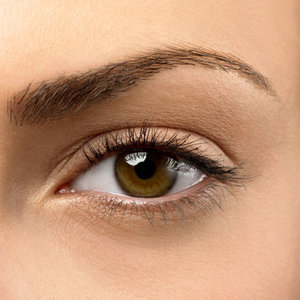
//> input picture project/report/Developmental_Code/images/eye.bmp, 300 x 300 px; the run also reads 1 picture not shown here
$ ./looping   (built with g++ and OpenCV 4)
//> lines starting //> are read from the running program, lines starting //| are printed output that depends on the picture; after the words box and inside, x2 and y2 are one past the last pixel; in counts of white or black regions, pixels touching at a corner belong together
/* * * * * * * * * * * * * * * * * * * * * * * * * * * * * * * * * * * * * * *
 * looping.cpp
 *
 * Bobby Flitsch
 * Aaron Graham-Horowitz
 * TJ Barber
 * Hikari Senju
 *
 * CS51 Final Project
 *
 * This program was used to figure out how to loop through the pixels of an
 * IplImage successfully (please refer to "Also note please:" as to why
 * IplImages are being used for pixel iteration over cv::Mats). Like
 * "ffill.cpp," it was just used for testing iteration, to apply in the final
 * "eyedetect.cpp" file, so the image path (to eye.bmp) has been hard coded
 * in the file. The functionality of the program is as follows:
 *
 * 1) Upon running the program, it should load "eye.bmp" into a matrix and
 *    display the image as "input" in a window.
 *
 * 2) Once a key is pressed, the program will then run a black filter on the
 *    image, save it into the "black/" directory, (to be processed later as
 *    an IplImage) and then display the black image as "black image" in a
 *    window.
 *
 * 3) Once a key is pressed, the black filtered image is loaded as an
 *    IplImage, and a black background is loaded as a matrix (this image will
 *    be printed on to try and construct a copy of the black filtered image).
 *    The program then iterates through the black filtered image, printing a
 *    white, pixel sized circle on the black background every time a white
 *    pixel is found on the filtered image. The resulting image is displayed,
 *    until a key is pressed, whereupon the program exits.
 * * * * * * * * * * * * * * * * * * * * * * * * * * * * * * * * * * * * * * */

#include "opencv2/objdetect/objdetect.hpp"
#include "opencv2/highgui/highgui.hpp"
#include "opencv2/imgproc/imgproc.hpp"

#include <iostream>
#include <stdio.h>

using namespace std;
using namespace cv;

Mat blackFilter(const Mat& src);
bool pixel_is_white (int red, int green, int blue);
Point point_of_pixel (int pixel, int width, int height);

int main(void)
{
    // default path to eye.bmp
    String name = "eye.bmp";
    String path = "images/" + name;

    // load Mat of input image
    Mat input = imread(path);
//> input is the input picture: 300 rows x 300 cols, CV_8UC3; mean B, G, R 119.4, 149.7, 194.8

    // display input
    cvNamedWindow( "input", 1 );
    imshow("input", input);
    waitKey();

    // run black filter on Mat
    Mat blackOnly = blackFilter (input);
//> in blackFilter, `inRange(src, Scalar(0, 0, 0), Scalar(10, 10, 10), blackOnly);`:
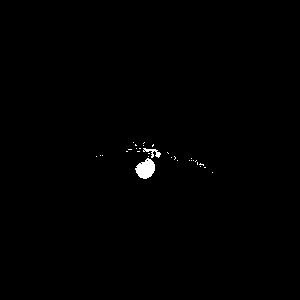
//> blackOnly: 300 rows x 300 cols, CV_8UC1; 0.46% white; 31 white regions (29 under 20 px), largest, box (x1, y1, x2, y2) and area: (135, 158, 155, 179) 284, (143, 148, 161, 158) 75

    // save the black image to be loaded as IplImage
    String blackPath = "black/" + name;
    if ( !imwrite( blackPath, blackOnly ) )
        cout << "Couldn't write " << blackPath << endl;

    // display black image
    cvNamedWindow( "black image", 1 );
    imshow("black image", blackOnly);
    waitKey();

    // load black image as IplImage
    const char *cBlackPath = blackPath.c_str();
    IplImage* img = cvLoadImage(cBlackPath, CV_LOAD_IMAGE_UNCHANGED);

    if (!img)
    {
        cout << "!!! cvLoadImage failed !!!" << endl;
        exit(1);
    }

    // load black background to print circles onto
    Mat black = imread("images/black.bmp");

    // initialize vars for iterating through IplImage
    int width = img->width;
//> width = 300
    int height = img->height;
//> height = 300
    int bpp = img->nChannels;
//> bpp = 1
    int red, green, blue;

    for (int i=0; i < width*height*bpp; i+=bpp)
    {
        // set pixel color vals (0 if black, -1 if not)
        red = img->imageData[i];
        green = img->imageData[i+1];
        blue = img->imageData[i+2];

        // if the pixel registers as not black...
        if (pixel_is_white (red, green, blue))
        {
            // run pupil detection with this pixel as a seed
            Scalar color = CV_RGB(255,255,255);
            int radius = 1;
            Point center = point_of_pixel (i, width, height);
            circle( black, center, radius, color, -1, 8, 0 );
        }
    }
//> this loop made 90000 passes
//> (red, green, blue) on passes 1 to 12: (0, 0, 0), (0, 0, 0), (0, 0, 0), (0, 0, 0), (0, 0, 0), (0, 0, 0), (0, 0, 0), (0, 0, 0), (0, 0, 0), (0, 0, 0), (0, 0, 0), (0, 0, 0)
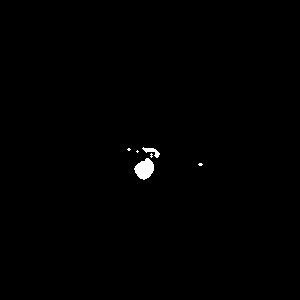
//> black: 300 rows x 300 cols, CV_8UC3; 0.45% white; 6 white regions (4 under 20 px), largest, box (x1, y1, x2, y2) and area: (134, 158, 154, 180) 296, (142, 147, 160, 158) 78

    // release IplImage
    cvReleaseImage(&img);

    // display the result picture (compare it to the black image)
    cvNamedWindow( "result", 1 );
    imshow("result", black);
    waitKey();

    // on key press, destroy windows and exit
    cvDestroyWindow("input");
    cvDestroyWindow("black image");
    cvDestroyWindow("result");
    return 0;
}

/*
 * Function that takes an image and returns an image that has the dark pixels
 * painted white, and everything else painted black. Used to detect really
 * dark pixels on a file (pupil for instance)
 */

Mat blackFilter(const Mat& src)
{
    // make sure image is correct type
    assert(src.type() == CV_8UC3);

    // run the filter on the image
    Mat blackOnly;
    inRange(src, Scalar(0, 0, 0), Scalar(10, 10, 10), blackOnly);

    // returns image with black pixels as white and all others as black
    return blackOnly;
}

/*
 * Function that takes the pixel information for an IplImage, and returns true
 * if the image pixel is not black (on the blackOnly picture, this indicates
 * white).
 * Assume this function is only used on the blackOnly picture.
 */

bool pixel_is_white (int red, int green, int blue)
{
    bool check = red != 0 && green != 0 && blue != 0;
    return check;
}

/*
 * Takes a pixel number (within a certain width and height) and returns the
 * pixel's coordinate position within the image.
 */
Point point_of_pixel (int pixel, int width, int height)
{
    // initialize point vals
    int row;
    int col;

    // avoid divide by zero
    if (height != 0 && width != 0)
    {
        // compute point coordinates
        row = pixel/height;
        col = pixel%width;

        // return the resulting coordinates
        return Point(col, row);
    }

    // function called incorrectly
    else
    {
        cout << "Invalid parameters passed to \"point_of_pixel\" "
                "function" << endl;
        return Point(-1, -1);
    }
}
